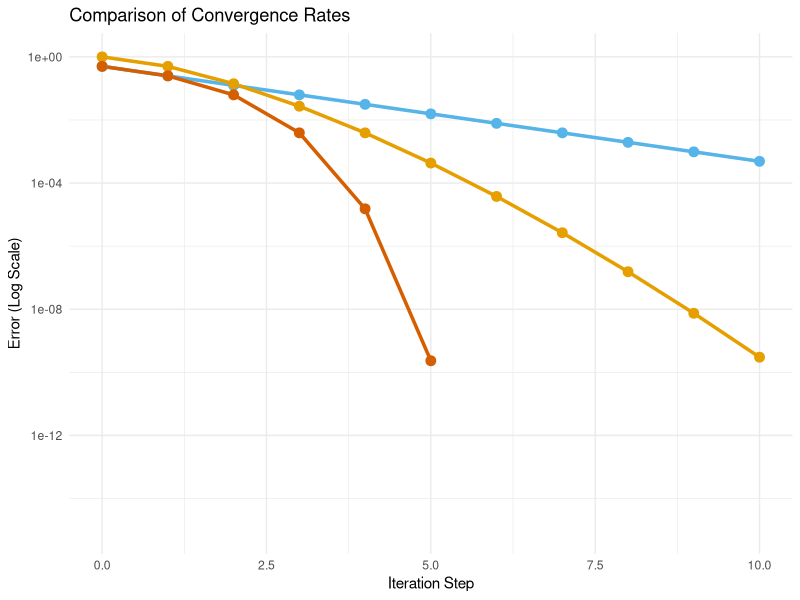

R code for this plot: (Note: this script raises an error after producing the figure.)
## ---- chunk 1
library(tidyverse)
## ---- chunk 2
# Load ggplot2 for a professional look
library(ggplot2)
library(tidyr)

# 1. Define the iterations
iterations <- 0:10

# 2. Simulate the Error decay for each type
# Starting error is 0.5 (50cm away from the wall)
linear_error      <- 0.5^(iterations + 1)
superlinear_error <- 0.5^(iterations^1.5) # Grows faster than linear
quadratic_error   <- 0.5^(2^iterations)    # Error is squared each time

# 3. Create a Data Frame
df <- data.frame(
  Iteration = iterations,
  Linear = linear_error,
  Superlinear = superlinear_error,
  Quadratic = quadratic_error
)

# Reshape for plotting
df_long <- pivot_longer(df, cols = -Iteration, names_to = "Type", values_to = "Error")

# 4. Generate the Plot
ggplot(df_long, aes(x = Iteration, y = Error, color = Type, group = Type)) +
  geom_line(linewidth = 1.2) +
  geom_point(size = 3) +
  scale_y_log10(limits = c(1e-15, 1)) + # Log scale is key for convergence!
  theme_minimal() +
  labs(
    title = "Comparison of Convergence Rates",
    x = "Iteration Step",
    y = "Error (Log Scale)",
    color = "Convergence Type"
  ) +
  scale_color_manual(values = c("Linear" = "#56B4E9", "Superlinear" = "#E69F00", "Quadratic" = "#D55E00")) +
  theme(legend.position = "none")
## ---- chunk 3
knitr::include_graphics("canonical.png")
